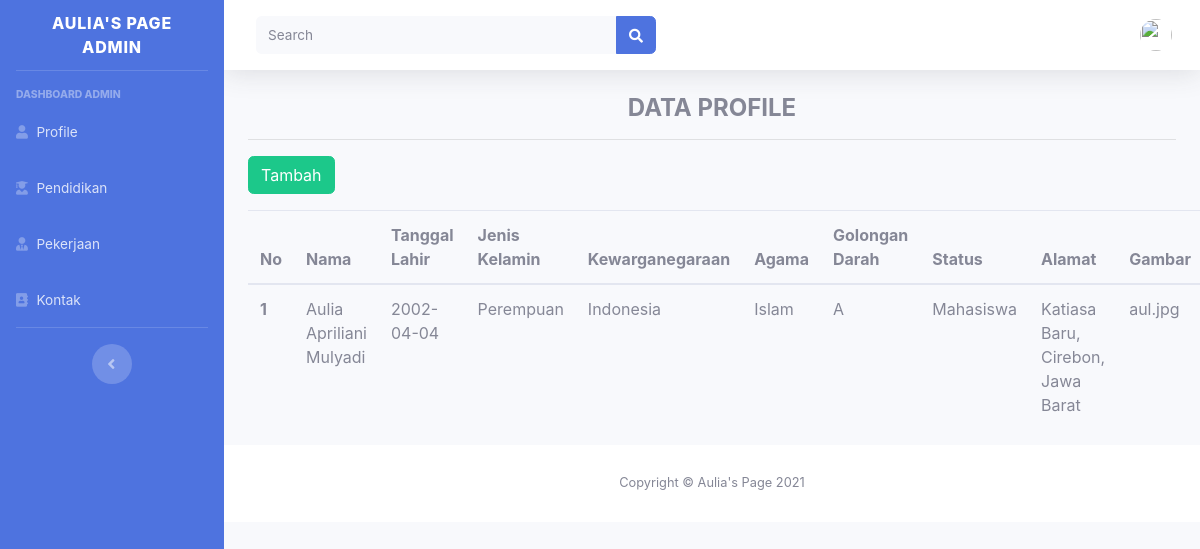
Screenshot of /index.php/admin with the database file from the repository.
### tables this page shows
CREATE TABLE `pribadi` (
  `id` int(11) NOT NULL,
  `nama` varchar(50) DEFAULT NULL,
  `tgl_lahir` date DEFAULT NULL,
  `gender` varchar(20) DEFAULT NULL,
  `kewarganegaraan` varchar(20) NOT NULL,
  `agama` varchar(20) NOT NULL,
  `gol_darah` varchar(2) NOT NULL,
  `status` varchar(20) NOT NULL,
  `alamat` text NOT NULL,
  `foto` text NOT NULL
);

### application/controllers/admin.php (called while the page is built, shortened)
<?php
class Admin extends CI_Controller
{
    public function __construct()
    {
        $this->load->model('ProfileModel');
        $this->load->model('PendidikanModel');
        $this->load->model('PengalamanModel');
        $this->load->model('KontakModel');
        $this->user = $this->db->get_where('user', ['email' => $this->session->userdata('email')])->row_array();
    }
    public function index()
    {
        $data['allprofile'] = $this->ProfileModel->get_all_data_profile();
        $data['title'] = "Data Profile";
        $data['user'] = $this->user;
        $this->load->view('templates/admin/header', $data);
        $this->load->view('admin/index', $data);
        $this->load->view('templates/admin/footer');
    }
}

### index.php (called while the page is built, shortened)
<?php
require_once BASEPATH.'core/CodeIgniter.php';

### application/models/ProfileModel.php (called while the page is built, shortened)
<?php
class ProfileModel extends CI_Model
{
    public function get_all_data_profile()
    {
        $query = "SELECT * FROM pribadi";
        return $this->db->query($query)->result_array();
    }
}

### application/views/admin/index.php (the view, shortened to what this page needs)
<div class="container-fluid">
    <div class="text-center">
            <h4><b>DATA PROFILE</b></h4>
    </div>
    <hr></hr>
    <div class="row mt-3">
        <div class="col-3">
            <a href="<?= base_url('admin/create') ?>" class="btn btn-success">Tambah</a>
        </div>
    </div>
    <table class="table mt-3">
        <thead>
            <tr>
                <th scope="col">No</th>
                <th scope="col">Nama</th>
                <th scope="col">Tanggal Lahir</th>
                <th scope="col">Jenis Kelamin</th>
                <th scope="col">Kewarganegaraan</th>
                <th scope="col">Agama</th>
                <th scope="col">Golongan Darah</th>
                <th scope="col">Status</th>
                <th scope="col">Alamat</th>
                <th scope="col">Gambar</th>
            </tr>
        </thead>
        <tbody>
            <?php
            foreach ($allprofile as $no => $pribadi) {
            ?>
                <tr>
                    <th scope="row"><?= $no + 1 ?></th>
                    <td><?= $pribadi['nama']; ?></td>
                    <td><?= $pribadi['tgl_lahir']; ?></td>
                    <td><?= $pribadi['gender']; ?></td>
                    <td><?= $pribadi['kewarganegaraan']; ?></td>
                    <td><?= $pribadi['agama']; ?></td>
                    <td><?= $pribadi['gol_darah']; ?></td>
                    <td><?= $pribadi['status']; ?></td>
                    <td><?= $pribadi['alamat']; ?></td>
                    <td><?= $pribadi['foto']; ?></td>
                </tr>
            <?php
            }
            ?>
        </tbody>
    </table>

### rows the page displays
pribadi: nama "Aulia Apriliani Mulyadi", tgl_lahir "2002-04-04", gender "Perempuan", kewarganegaraan "Indonesia", agama "Islam", gol_darah "A", status "Mahasiswa", alamat "Katiasa Baru, Cirebon, Jawa Barat", foto "aul.jpg"
